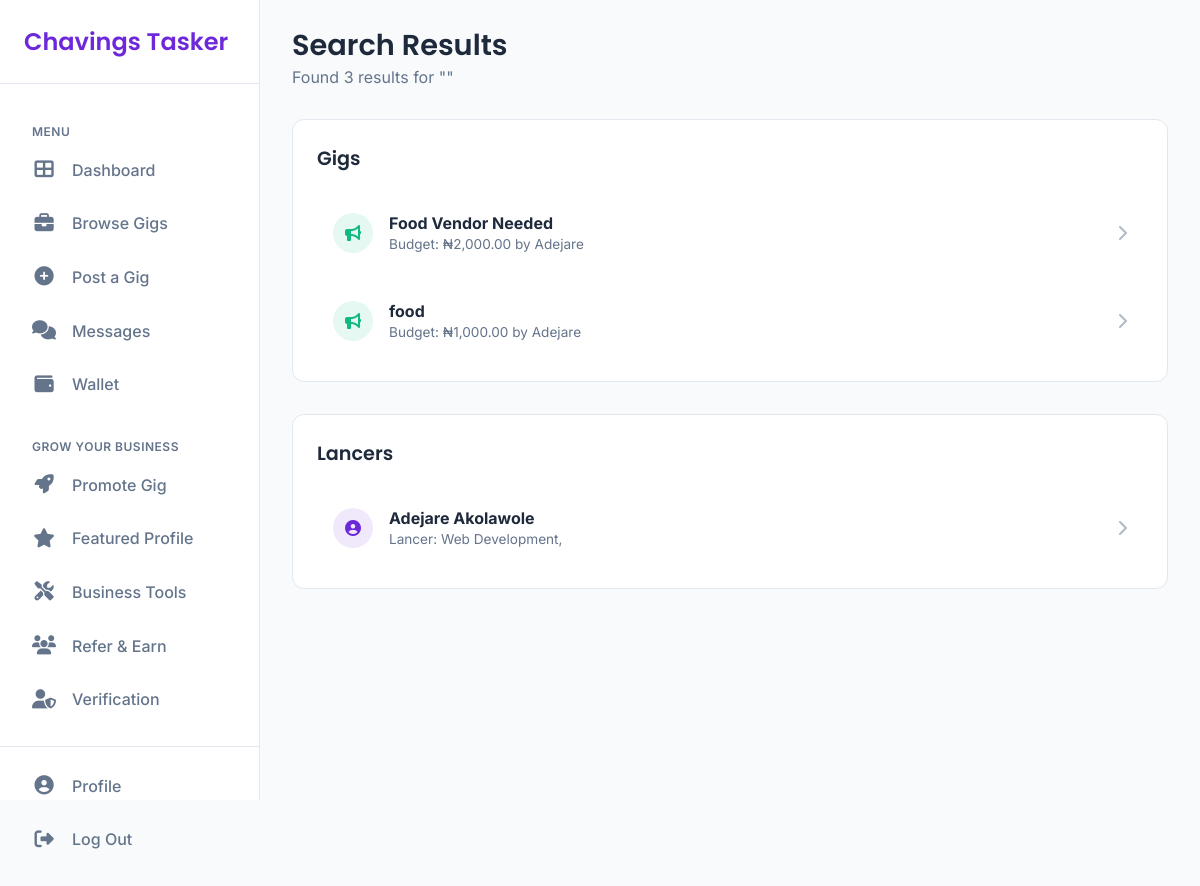
The page /search.php (signed in) on the database its author committed.
### tables this page shows
CREATE TABLE `tasks` (
  `id` int(11) NOT NULL,
  `user_id` int(11) NOT NULL,
  `title` varchar(255) NOT NULL,
  `description` text NOT NULL,
  `category` enum('Development','Design','Writing','Other') NOT NULL,
  `budget` decimal(10,2) NOT NULL,
  `deadline` date NOT NULL,
  `attachment` varchar(255) DEFAULT NULL,
  `promoted_until` datetime DEFAULT NULL,
  `status` enum('Open','In Progress','Completed') DEFAULT 'Open',
  `created_at` timestamp NOT NULL DEFAULT current_timestamp()
);

CREATE TABLE `users` (
  `id` int(11) NOT NULL,
  `first_name` varchar(100) NOT NULL,
  `last_name` varchar(100) NOT NULL,
  `email` varchar(255) NOT NULL,
  `password` varchar(255) NOT NULL,
  `phone` varchar(20) NOT NULL,
  `address` varchar(255) NOT NULL,
  `role` enum('Client','Lancer') NOT NULL,
  `is_admin` tinyint(1) NOT NULL DEFAULT 0,
  `balance` decimal(10,2) DEFAULT 0.00,
  `is_verified` tinyint(1) DEFAULT 0,
  `created_at` timestamp NOT NULL DEFAULT current_timestamp(),
  `profile_picture` varchar(255) DEFAULT NULL,
  `bio` text DEFAULT NULL,
  `skills` text DEFAULT NULL,
  `portfolio` text DEFAULT NULL,
  `social_links` text DEFAULT NULL,
  `verified` tinyint(1) DEFAULT 0,
  `featured_until` datetime DEFAULT NULL
);

### search.php (the view, shortened to what this page needs)
<?php
require_once 'db.php';
$search_query = filter_input(INPUT_GET, 'query', FILTER_SANITIZE_STRING);
$gigs_stmt = $pdo->prepare("SELECT t.*, u.first_name, u.last_name FROM tasks t JOIN users u ON t.user_id = u.id WHERE t.status = 'Open' AND (t.title LIKE ? OR t.description LIKE ?) ORDER BY t.created_at DESC");
$gigs_stmt->execute(["%$search_query%", "%$search_query%"]);
$gigs_results = $gigs_stmt->fetchAll(PDO::FETCH_ASSOC);
$lancers_stmt = $pdo->prepare("SELECT * FROM users WHERE role = 'Lancer' AND (first_name LIKE ? OR last_name LIKE ? OR skills LIKE ? OR bio LIKE ?)");
$lancers_stmt->execute(["%$search_query%", "%$search_query%", "%$search_query%", "%$search_query%"]);
$lancer_results = $lancers_stmt->fetchAll(PDO::FETCH_ASSOC);
?>
<!DOCTYPE html>
<html lang="en" data-theme="light">
<head>
    <link rel="stylesheet" href="dashboard.css">
    <link rel="stylesheet" href="https://cdnjs.cloudflare.com/ajax/libs/font-awesome/6.5.1/css/all.min.css">
</head>
<body>
    <div class="dashboard-layout">
        <aside class="sidebar">
            <div class="sidebar-header">
                <a href="dashboard.php" class="logo">Chavings Tasker</a>
            </div>
            <nav class="sidebar-nav">
                <p class="nav-section-title">Menu</p>
                <a href="dashboard.php" class="nav-item"><i class="fas fa-th-large"></i><span>Dashboard</span></a>
                <a href="apply_job.php" class="nav-item"><i class="fas fa-briefcase"></i><span>Browse Gigs</span></a>
                <a href="post_ad.php" class="nav-item"><i class="fas fa-plus-circle"></i><span>Post a Gig</span></a>
                <a href="messages.php" class="nav-item"><i class="fas fa-comments"></i><span>Messages</span></a>
                <a href="wallet.php" class="nav-item"><i class="fas fa-wallet"></i><span>Wallet</span></a>
                <p class="nav-section-title">Grow Your Business</p>
                <a href="promote_gig.php" class="nav-item premium"><i class="fas fa-rocket"></i><span>Promote Gig</span></a>
                <a href="featured_profile.php" class="nav-item premium"><i class="fas fa-star"></i><span>Featured Profile</span></a>
                <a href="business_tools.php" class="nav-item premium"><i class="fas fa-tools"></i><span>Business Tools</span></a>
                <a href="referrals.php" class="nav-item"><i class="fas fa-users"></i><span>Refer & Earn</span></a>
                <a href="verification.php" class="nav-item"><i class="fas fa-user-shield"></i><span>Verification</span></a>
            </nav>
            <div class="sidebar-footer">
                <a href="profile.php" class="nav-item"><i class="fas fa-user-circle"></i><span>Profile</span></a>
                <a href="logout.php" class="nav-item"><i class="fas fa-sign-out-alt"></i><span>Log Out</span></a>
            </div>
        </aside>
        <main class="main-content">
            <header class="main-header">
                <div class="header-greeting">
                    <h1>Search Results</h1>
                    <p>Found <?php echo count($gigs_results) + count($lancer_results); ?> results for "<?php echo htmlspecialchars($search_query); ?>"</p>
                </div>
            </header>
            <div class="content-panel" style="margin-bottom: 2rem;">
                <div class="panel-header"><h2>Gigs</h2></div>
                <div class="activity-list">
                    <?php if (empty($gigs_results)): ?>
                        <p class="empty-state">No gigs found matching your search.</p>
                    <?php else: ?>
                        <?php foreach ($gigs_results as $gig): ?>
                             <div class="activity-item">
                                <div class="item-icon public"><i class="fas fa-bullhorn"></i></div>
                                <div class="item-details">
                                    <p><strong><?php echo htmlspecialchars($gig['title']); ?></strong></p>
                                    <span>Budget: ₦<?php echo number_format($gig['budget'], 2); ?> by <?php echo htmlspecialchars($gig['first_name']); ?></span>
                                </div>
                                <a href="#" class="item-action"><i class="fas fa-chevron-right"></i></a>
                            </div>
                        <?php endforeach; ?>
                    <?php endif; ?>
                </div>
            </div>
            <div class="content-panel">
                <div class="panel-header"><h2>Lancers</h2></div>
                <div class="activity-list">
                    <?php if (empty($lancer_results)): ?>
                        <p class="empty-state">No Lancers found matching your search.</p>
                    <?php else: ?>
                        <?php foreach ($lancer_results as $lancer): ?>
                            <div class="activity-item">
                                <div class="item-icon"><i class="fas fa-user-circle"></i></div>
                                <div class="item-details">
                                    <p><strong><?php echo htmlspecialchars($lancer['first_name'] . ' ' . $lancer['last_name']); ?></strong></p>
                                    <span><?php echo htmlspecialchars($lancer['role']); ?>: <?php echo htmlspecialchars($lancer['skills'] ?? 'No skills listed'); ?></span>
                                </div>
                                <a href="#" class="item-action"><i class="fas fa-chevron-right"></i></a>
                            </div>
                        <?php endforeach; ?>
                    <?php endif; ?>
                </div>
            </div>
        </main>
    </div>
</body>
</html>

### dashboard.css (style rules this page uses)
:root { --brand-purple-light: #8B5CF6; --brand-purple: #6D28D9; --brand-purple-dark: #4C1D95; --brand-green: #10B981; --bg-main-light: #F8FAFC; --bg-sidebar-light: #FFFFFF; --text-primary-light: #1E293B; --text-secondary-light: #64748B; --border-light: #E2E8F0; --bg-main-dark: #0F172A; --bg-sidebar-dark: #1E293B; --text-primary-dark: #F1F5F9; --text-secondary-dark: #94A3B8; --border-dark: #334155; --shadow-sm: 0 1px 2px 0 rgb(0 0 0 / 0.05); --shadow-md: 0 4px 6px -1px rgb(0 0 0 / 0.1), 0 2px 4px -2px rgb(0 0 0 / 0.1); --radius: 12px; --transition: all 0.3s ease; }
html { --bg-main: var(--bg-main-light); --bg-sidebar: var(--bg-sidebar-light); --text-primary: var(--text-primary-light); --text-secondary: var(--text-secondary-light); --border-color: var(--border-light); }
* { margin: 0; padding: 0; box-sizing: border-box; }
body { font-family: 'Inter', sans-serif; background-color: var(--bg-main); color: var(--text-primary); -webkit-font-smoothing: antialiased; -moz-osx-font-smoothing: grayscale; }
i { font-style: normal; }
.dashboard-layout { display: flex; }
.sidebar { width: 260px; background-color: var(--bg-sidebar); border-right: 1px solid var(--border-color); height: 100vh; position: sticky; top: 0; display: flex; flex-direction: column; transition: var(--transition); }
.sidebar-header { padding: 1.5rem; border-bottom: 1px solid var(--border-color); }
.logo { font-family: 'Poppins', sans-serif; font-size: 1.5rem; font-weight: 600; color: var(--brand-purple); text-decoration: none; }
.sidebar-nav { padding: 1rem; flex-grow: 1; }
.nav-item { display: flex; align-items: center; padding: 0.8rem 1rem; border-radius: 8px; text-decoration: none; color: var(--text-secondary); font-weight: 500; transition: var(--transition); margin-bottom: 0.5rem; }
.nav-item i { font-size: 1.2rem; width: 24px; margin-right: 1rem; text-align: center; }
.sidebar-footer { padding: 1rem; border-top: 1px solid var(--border-color); }
.main-content { flex: 1; padding: 1.5rem 2rem; }
.main-header { display: flex; justify-content: space-between; align-items: center; margin-bottom: 2rem; }
.header-greeting h1 { font-family: 'Poppins', sans-serif; font-size: 1.8rem; font-weight: 600; }
.header-greeting p { color: var(--text-secondary); }
.content-panel { background: var(--bg-sidebar); border-radius: var(--radius); border: 1px solid var(--border-color); padding: 1.5rem; }
.panel-header { display: flex; justify-content: space-between; align-items: center; margin-bottom: 1.5rem; }
.panel-header h2 { font-family: 'Poppins', sans-serif; font-size: 1.2rem; font-weight: 600; }
.activity-list { display: flex; flex-direction: column; gap: 1rem; }
.activity-item { display: flex; align-items: center; gap: 1rem; padding: 1rem; border-radius: 8px; transition: var(--transition); }
.item-icon { width: 40px; height: 40px; border-radius: 50%; display: flex; align-items: center; justify-content: center; background-color: rgba(109, 40, 217, 0.1); color: var(--brand-purple); }
.item-icon.public { background-color: rgba(16, 185, 129, 0.1); color: var(--brand-green); }
.item-details { flex-grow: 1; }
.item-details p { font-weight: 500; }
.item-details span { color: var(--text-secondary); font-size: 0.85rem; }
.item-action { color: var(--text-secondary); opacity: 0.5; transition: var(--transition); }
.nav-section-title { font-size: 0.75rem; font-weight: 600; color: var(--text-secondary); text-transform: uppercase; letter-spacing: 0.5px; padding: 1.5rem 2rem 0.5rem 1rem; }
.nav-item.premium { position: relative; }
.nav-item.premium::after { content: 'PRO'; position: absolute; right: 1rem; top: 50%; transform: translateY(-50%); background-color: var(--brand-purple); color: white; font-size: 0.6rem; font-weight: 700; padding: 2px 6px; border-radius: 4px; opacity: 0; transition: var(--transition); }

### rows shown on the page
tasks: title "Food Vendor Needed", budget "2,000.00", user.first_name "Adejare"
tasks: title "food", budget "1,000.00", user.first_name "Adejare"
users: first_name+last_name "Adejare Akolawole", role "Lancer", skills "Web Development,"

### other values the page prints
count($gigs_results) + count($lancer_results) "3"
